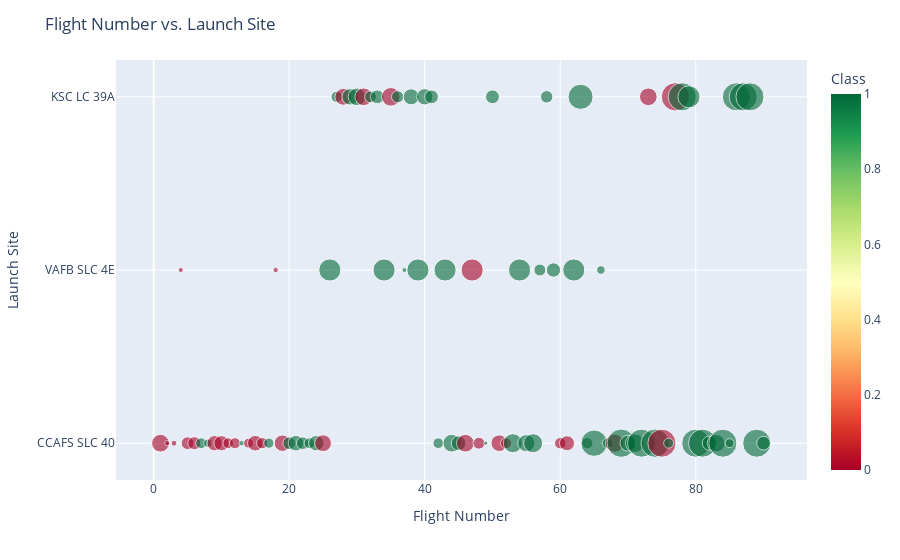

The notebook cell saved with this chart:
### Code cell
fig = px.scatter(df, x="FlightNumber", y="LaunchSite", color="Class", size='PayloadMass', hover_data=['PayloadMass'], color_continuous_scale='rdylgn', opacity=.6)
fig.update_layout(title='Flight Number vs. Launch Site', xaxis_title='Flight Number', yaxis_title='Launch Site')
fig.show()

### Figure 1 — Plotly figure (JSON) as saved in the notebook; plotly's stock layout.template omitted (floating-point values rounded to 4 significant figures)
{"data": [{"customdata": [[6105.0], [525.0], [677.0], [500.0], [3170.0], [3325.0], [2296.0], [1316.0], [4535.0], [4428.0], [2216.0], [2395.0], [570.0], [1898.0], [4707.0], [2477.0], [2034.0], [553.0], [5271.0], [3136.0], [4696.0], [3100.0], [2257.0], [4600.0], [5500.0], [9600.0], [2490.0], [5600.0], [5300.0], [6105.0], [6070.0], [2708.0], [3669.0], [9600.0], [6761.0], [2910.0], [475.0], [4990.0], [9600.0], [5200.0], [3700.0], [2205.0], [9600.0], [6105.0], [4230.0], [6092.0], [9600.0], [2760.0], [350.0], [3750.0], [5384.0], [2410.0], [7076.0], [9600.0], [5800.0], [7060.0], [2800.0], [3000.0], [4000.0], [2573.0], [4400.0], [9600.0], [12260.0], [2482.0], [13620.0], [1425.0], [2228.0], [6500.0], [15600.0], [5000.0], [6800.0], [15400.0], [6105.0], [15600.0], [15400.0], [1977.0], [15600.0], [15400.0], [9525.0], [15400.0], [15400.0], [3880.0], [6105.0], [15400.0], [1600.0], [15400.0], [15400.0], [15400.0], [15400.0], [3681.0]], "hovertemplate": "FlightNumber=%{x}<br>LaunchSite=%{y}<br>PayloadMass=%{customdata[0]}<br>Class=%{marker.color}<extra></extra>", "legendgroup": "", "marker": {"color": [0, 0, 0, 0, 0, 0, 1, 1, 0, 0, 0, 0, 1, 0, 0, 0, 1, 0, 0, 1, 1, 1, 1, 1, 0, 1, 1, 0, 1, 1, 0, 1, 1, 1, 0, 1, 1, 1, 1, 1, 1, 1, 1, 1, 1, 0, 0, 0, 1, 1, 0, 0, 1, 1, 1, 1, 1, 1, 1, 0, 0, 1, 1, 1, 1, 1, 1, 0, 1, 1, 1, 1, 0, 1, 0, 1, 0, 1, 1, 1, 1, 1, 1, 1, 1, 1, 1, 1, 1, 1], "coloraxis": "coloraxis", "opacity": 0.6, "size": [6105.0, 525.0, 677.0, 500.0, 3170.0, 3325.0, 2296.0, 1316.0, 4535.0, 4428.0, 2216.0, 2395.0, 570.0, 1898.0, 4707.0, 2477.0, 2034.0, 553.0, 5271.0, 3136.0, 4696.0, 3100.0, 2257.0, 4600.0, 5500.0, 9600.0, 2490.0, 5600.0, 5300.0, 6105.0, 6070.0, 2708.0, 3669.0, 9600.0, 6761.0, 2910.0, 475.0, 4990.0, 9600.0, 5200.0, 3700.0, 2205.0, 9600.0, 6105.0, 4230.0, 6092.0, 9600.0, 2760.0, 350.0, 3750.0, 5384.0, 2410.0, 7076.0, 9600.0, 5800.0, 7060.0, 2800.0, 3000.0, 4000.0, 2573.0, 4400.0, 9600.0, 12260.0, 2482.0, 13620.0, 1425.0, 2228.0, 6500.0, 15600.0, 5000.0, 6800.0, 15400.0, 6105.0, 15600.0, 15400.0, 1977.0, 15600.0, 15400.0, 9525.0, 15400.0, 15400.0, 3880.0, 6105.0, 15400.0, 1600.0, 15400.0, 15400.0, 15400.0, 15400.0, 3681.0], "sizemode": "area", "sizeref": 39, "symbol": "circle"}, "mode": "markers", "name": "", "orientation": "h", "showlegend": false, "type": "scatter", "x": [1, 2, 3, 4, 5, 6, 7, 8, 9, 10, 11, 12, 13, 14, 15, 16, 17, 18, 19, 20, 21, 22, 23, 24, 25, 26, 27, 28, 29, 30, 31, 32, 33, 34, 35, 36, 37, 38, 39, 40, 41, 42, 43, 44, 45, 46, 47, 48, 49, 50, 51, 52, 53, 54, 55, 56, 57, 58, 59, 60, 61, 62, 63, 64, 65, 66, 67, 68, 69, 70, 71, 72, 73, 74, 75, 76, 77, 78, 79, 80, 81, 82, 83, 84, 85, 86, 87, 88, 89, 90], "xaxis": "x", "y": ["CCAFS SLC 40", "CCAFS SLC 40", "CCAFS SLC 40", "VAFB SLC 4E", "CCAFS SLC 40", "CCAFS SLC 40", "CCAFS SLC 40", "CCAFS SLC 40", "CCAFS SLC 40", "CCAFS SLC 40", "CCAFS SLC 40", "CCAFS SLC 40", "CCAFS SLC 40", "CCAFS SLC 40", "CCAFS SLC 40", "CCAFS SLC 40", "CCAFS SLC 40", "VAFB SLC 4E", "CCAFS SLC 40", "CCAFS SLC 40", "CCAFS SLC 40", "CCAFS SLC 40", "CCAFS SLC 40", "CCAFS SLC 40", "CCAFS SLC 40", "VAFB SLC 4E", "KSC LC 39A", "KSC LC 39A", "KSC LC 39A", "KSC LC 39A", "KSC LC 39A", "KSC LC 39A", "KSC LC 39A", "VAFB SLC 4E", "KSC LC 39A", "KSC LC 39A", "VAFB SLC 4E", "KSC LC 39A", "VAFB SLC 4E", "KSC LC 39A", "KSC LC 39A", "CCAFS SLC 40", "VAFB SLC 4E", "CCAFS SLC 40", "CCAFS SLC 40", "CCAFS SLC 40", "VAFB SLC 4E", "CCAFS SLC 40", "CCAFS SLC 40", "KSC LC 39A", "CCAFS SLC 40", "CCAFS SLC 40", "CCAFS SLC 40", "VAFB SLC 4E", "CCAFS SLC 40", "CCAFS SLC 40", "VAFB SLC 4E", "KSC LC 39A", "VAFB SLC 4E", "CCAFS SLC 40", "CCAFS SLC 40", "VAFB SLC 4E", "KSC LC 39A", "CCAFS SLC 40", "CCAFS SLC 40", "VAFB SLC 4E", "CCAFS SLC 40", "CCAFS SLC 40", "CCAFS SLC 40", "CCAFS SLC 40", "CCAFS SLC 40", "CCAFS SLC 40", "KSC LC 39A", "CCAFS SLC 40", "CCAFS SLC 40", "CCAFS SLC 40", "KSC LC 39A", "KSC LC 39A", "KSC LC 39A", "CCAFS SLC 40", "CCAFS SLC 40", "CCAFS SLC 40", "CCAFS SLC 40", "CCAFS SLC 40", "CCAFS SLC 40", "KSC LC 39A", "KSC LC 39A", "KSC LC 39A", "CCAFS SLC 40", "CCAFS SLC 40"], "yaxis": "y"}], "layout": {"coloraxis": {"colorbar": {"title": {"text": "Class"}}, "colorscale": [[0, "rgb(165,0,38)"], [0.1, "rgb(215,48,39)"], [0.2, "rgb(244,109,67)"], [0.3, "rgb(253,174,97)"], [0.4, "rgb(254,224,139)"], [0.5, "rgb(255,255,191)"], [0.6, "rgb(217,239,139)"], [0.7, "rgb(166,217,106)"], [0.8, "rgb(102,189,99)"], [0.9, "rgb(26,152,80)"], [1, "rgb(0,104,55)"]]}, "legend": {"itemsizing": "constant", "tracegroupgap": 0}, "margin": {"t": 60}, "title": {"text": "Flight Number vs. Launch Site"}, "xaxis": {"anchor": "y", "domain": [0, 1], "title": {"text": "Flight Number"}}, "yaxis": {"anchor": "x", "domain": [0, 1], "title": {"text": "Launch Site"}}}}
